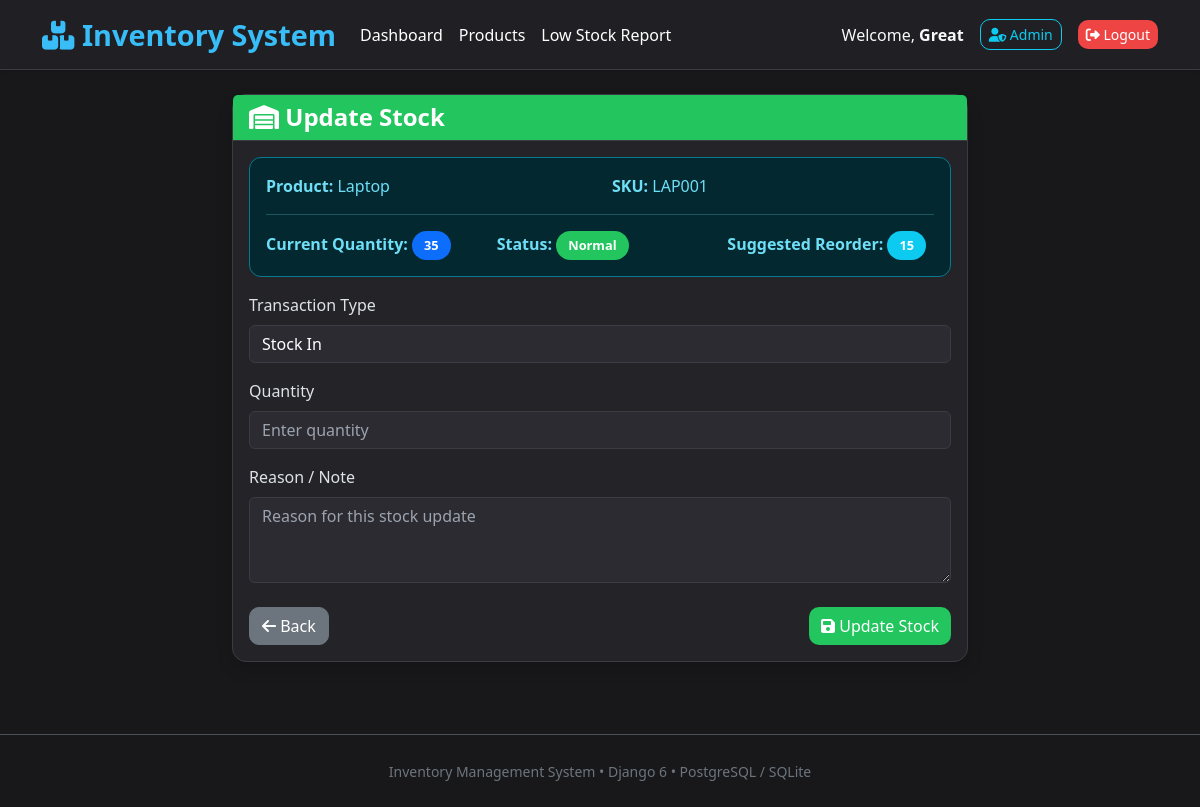
The page /products/1/stock/ (signed in) on the database its author committed.
### inventory/models.py (models this page shows, shortened)
class Product(models.Model):
    STATUS_CHOICES = (
        ("NORMAL", "Normal"),
        ("LOW", "Low Stock"),
        ("CRITICAL", "Critical"),
        ("OUT", "Out of Stock"),
    )
    name = models.CharField(max_length=150)
    sku = models.CharField(
        max_length=50,
        unique=True
    )
    description = models.TextField(blank=True)
    image = models.ImageField(
        upload_to="products/",
        blank=True,
        null=True
    )
    category = models.ForeignKey(
        Category,
        on_delete=models.CASCADE,
        related_name="products"
    )
    supplier = models.ForeignKey(
        Supplier,
        on_delete=models.CASCADE,
        related_name="products"
    )
    quantity = models.PositiveIntegerField(
        default=0,
        validators=[MinValueValidator(0)]
    )
    minimum_stock = models.PositiveIntegerField(default=5)
    reorder_threshold = models.PositiveIntegerField(default=10)
    maximum_stock = models.PositiveIntegerField(default=50)
    purchase_price = models.DecimalField(
        max_digits=10,
        decimal_places=2
    )
    selling_price = models.DecimalField(
        max_digits=10,
        decimal_places=2
    )
    status = models.CharField(
        max_length=20,
        choices=STATUS_CHOICES,
        default="NORMAL"
    )
    last_restocked = models.DateTimeField(
        blank=True,
        null=True
    )
    created_at = models.DateTimeField(auto_now_add=True)
    updated_at = models.DateTimeField(auto_now=True)
    class Meta:
        ordering = ["name"]
    @property
    def suggested_reorder(self):
        return max(0, self.maximum_stock - self.quantity)

### inventory/views.py (the view, shortened to what this page needs)
class StockUpdateView(
    LoginRequiredMixin,
    View,
):
    template_name = (
        "inventory/stock_update.html"
    )
    def get(self, request, pk):
        product = get_object_or_404(
            Product,
            pk=pk
        )
        form = StockUpdateForm()
        return render(
            request,
            self.template_name,
            {
                "product": product,
                "form": form,
            }
        )

### inventory/forms.py
class StockUpdateForm(forms.Form):
    TRANSACTION_CHOICES = (
        ("IN", "Stock In"),
        ("OUT", "Stock Out"),
    )
    transaction_type = forms.ChoiceField(
        choices=TRANSACTION_CHOICES,
        widget=forms.Select(
            attrs={
                "class": "form-select",
            }
        ),
    )
    quantity = forms.IntegerField(
        min_value=1,
        widget=forms.NumberInput(
            attrs={
                "class": "form-control",
                "placeholder": "Enter quantity",
            }
        ),
    )
    reason = forms.CharField(
        required=False,
        widget=forms.Textarea(
            attrs={
                "class": "form-control",
                "rows": 3,
                "placeholder": "Reason for this stock update",
            }
        ),
    )

### inventory/templates/inventory/stock_update.html (shortened to what this page needs)
{% extends "inventory/base.html" %}
{% block content %}
<div class="row justify-content-center">
    <div class="col-lg-8">
        <div class="card shadow">
            <div class="card-header bg-success text-white">
                <h4 class="mb-0">
                    <i class="fas fa-warehouse"></i>
                    Update Stock
                </h4>
            </div>
            <div class="card-body">
                <div class="alert alert-info">
                    <div class="row">
                        <div class="col-md-6">
                            <strong>Product:</strong>
                            {{ product.name }}
                        </div>
                        <div class="col-md-6">
                            <strong>SKU:</strong>
                            {{ product.sku }}
                        </div>
                    </div>
                    <hr>
                    <div class="row">
                        <div class="col-md-4">
                            <strong>Current Quantity:</strong>
                            <span class="badge bg-primary">
                                {{ product.quantity }}
                            </span>
                        </div>
                        <div class="col-md-4">
                            <strong>Status:</strong>
                            {% if product.status == "NORMAL" %}
                                <span class="badge bg-success">
                                    Normal
                                </span>
                            {% elif product.status == "LOW" %}
                                <span class="badge bg-warning text-dark">
                                    Low
                                </span>
                            {% elif product.status == "CRITICAL" %}
                                <span class="badge bg-danger">
                                    Critical
                                </span>
                            {% else %}
                                <span class="badge bg-dark">
                                    Out of Stock
                                </span>
                            {% endif %}
                        </div>
                        <div class="col-md-4">
                            <strong>Suggested Reorder:</strong>
                            <span class="badge bg-info">
                                {{ product.suggested_reorder }}
                            </span>
                        </div>
                    </div>
                </div>
                <form method="post">
                    <div class="mb-3">
                        <label class="form-label">
                            Transaction Type
                        </label>
                        {{ form.transaction_type }}
                    </div>
                    <div class="mb-3">
                        <label class="form-label">
                            Quantity
                        </label>
                        {{ form.quantity }}
                    </div>
                    <div class="mb-4">
                        <label class="form-label">
                            Reason / Note
                        </label>
                        {{ form.reason }}
                    </div>
                    <div class="d-flex justify-content-between">
                        <a href="{% url 'inventory:products' %}"
                           class="btn btn-secondary">
                            <i class="fas fa-arrow-left"></i>
                            Back
                        </a>
                        <button
                            type="submit"
                            class="btn btn-success">
                            <i class="fas fa-save"></i>
                            Update Stock
                        </button>
                    </div>
                </form>
            </div>
        </div>
    </div>
</div>
{% endblock %}

### inventory/templates/inventory/base.html (shortened to what this page needs)
{% load static %}
<!DOCTYPE html>
<html lang="en" data-bs-theme="dark">
<head>
    <link href="https://cdn.jsdelivr.net/npm/bootstrap@5.3.3/dist/css/bootstrap.min.css"
          rel="stylesheet">
    <link rel="stylesheet"
          href="https://cdnjs.cloudflare.com/ajax/libs/font-awesome/6.5.2/css/all.min.css">
    <link rel="stylesheet"
          href="{% static 'inventory/css/style.css' %}">
</head>
<body>
<nav class="navbar navbar-expand-lg navbar-dark shadow-sm">
    <div class="container">
        <a class="navbar-brand fw-bold"
           href="{% url 'inventory:dashboard' %}">
            <i class="fa-solid fa-boxes-stacked"></i>
            Inventory System
        </a>
        <div class="collapse navbar-collapse"
             id="navbarNav">
            <ul class="navbar-nav me-auto">
                <li class="nav-item">
                    <a class="nav-link {% if request.resolver_match.url_name == 'dashboard' %}active{% endif %}"
                       href="{% url 'inventory:dashboard' %}">
                        Dashboard
                    </a>
                </li>
                <li class="nav-item">
                    <a class="nav-link {% if request.resolver_match.url_name == 'products' %}active{% endif %}"
                       href="{% url 'inventory:products' %}">
                        Products
                    </a>
                </li>
                <li class="nav-item">
                    <a class="nav-link {% if request.resolver_match.url_name == 'low-stock' %}active{% endif %}"
                       href="{% url 'inventory:low-stock' %}">
                        Low Stock Report
                    </a>
                </li>
            </ul>
            {% if user.is_authenticated %}
            <div class="d-flex align-items-center gap-3">
                <span class="text-light">
                    Welcome,
                    <strong>{{ user.username }}</strong>
                </span>
                {% if user.is_staff %}
                    <a href="/admin/"
                       class="btn btn-outline-info btn-sm">
                        <i class="fa-solid fa-user-shield"></i>
                        Admin
                    </a>
                {% endif %}
                <form method="post"
                      action="{% url 'logout' %}">
                    <button class="btn btn-danger btn-sm">
                        <i class="fa-solid fa-right-from-bracket"></i>
                        Logout
                    </button>
                </form>
            </div>
            {% endif %}
        </div>
    </div>
</nav>
<div class="container py-4">
    {% block content %}
    {% endblock %}
</div>
<footer class="text-center py-4 mt-5 border-top">
    <small class="text-secondary">
        Inventory Management System • Django 6 • PostgreSQL / SQLite
    </small>
</footer>
</body>
</html>

### inventory/static/css/style.css (style rules this page uses)
:root { --primary:#38bdf8; --primary-hover:#0ea5e9; --success:#22c55e; --warning:#f59e0b; --danger:#ef4444; --dark:#18181b; --card:#242428; --border:#3b3b42; --text:#f8fafc; --muted:#b6bcc6; }
body { background:var(--dark); color:var(--text); font-family:"Segoe UI",sans-serif; min-height:100vh; }
.navbar { background:#202024 !important; border-bottom:1px solid var(--border); }
.navbar-brand { color:var(--primary)!important; font-weight:700; font-size:1.8rem; }
.nav-link { color:white!important; transition:.3s; }
h1, h2, h3, h4, h5 { font-weight:700; }
.card { background:var(--card); border:1px solid var(--border); border-radius:14px; transition:.25s; }
.card-header { background:transparent; border-bottom:1px solid var(--border); font-weight:600; }
.form-control, .form-select { background:#2b2b31; border:1px solid var(--border); color:white; }
.form-control::placeholder { color:#9ca3af; }
.btn { border-radius:10px; }
.btn-success { background:var(--success); border:none; }
.btn-danger { background:var(--danger); border:none; }
.badge { padding:8px 12px; font-size:.8rem; border-radius:50px; }
.bg-success { background:var(--success)!important; }
.alert { border-radius:12px; }

### rows shown on the page
Product: name "Laptop", sku "LAP001", quantity "35", suggested_reorder "15"

### other values the page prints
{{ user.username }} "Great"
